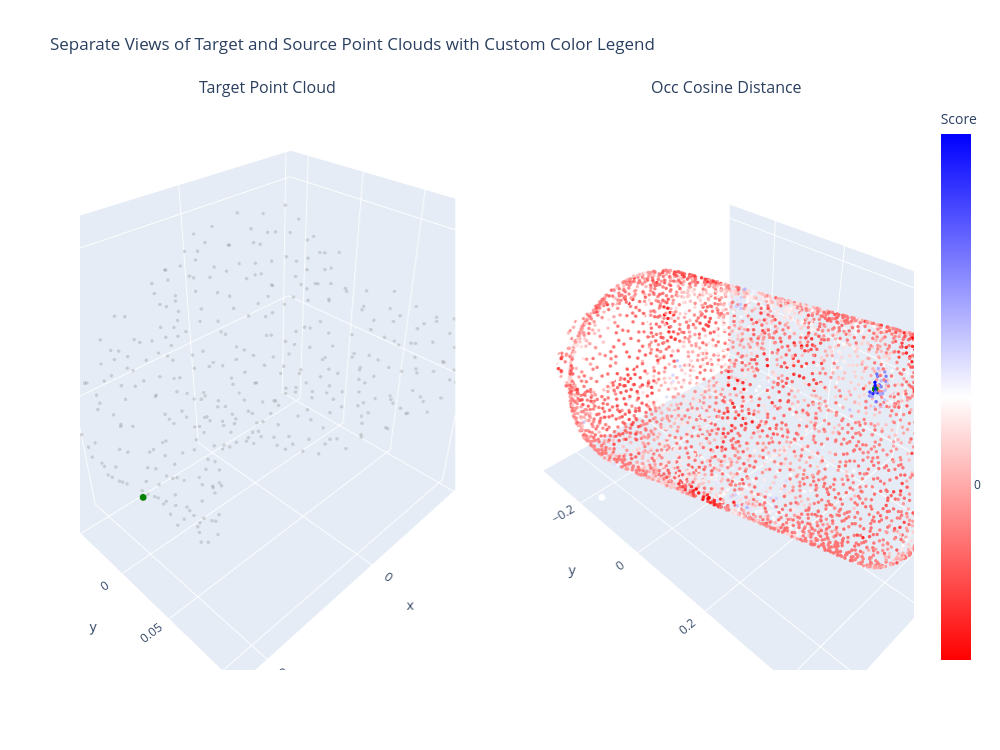

Notebook code for this chart:
### Code cell
selected_occ_scores = ours_occ_scores[0, :, random_t].numpy()
occ_color_scale = (selected_occ_scores + 1) / 2
custom_colorscale = [[0, 'red'], [0.5, 'white'], [1, 'blue']]

# Create a subplot figure with two plots side by side
fig = sp.make_subplots(rows=1, cols=2, subplot_titles=("Target Point Cloud", "Occ Cosine Distance"),
                       specs=[[{'type': 'scatter3d'}, {'type': 'scatter3d'}]])

# Plot target point cloud (trg_pcd) in semi-transparent blue in the first subplot
fig.add_trace(go.Scatter3d(
    x=ours_dict['trg_pcd'][:, 0].numpy(),
    y=ours_dict['trg_pcd'][:, 1].numpy(),
    z=ours_dict['trg_pcd'][:, 2].numpy(),
    mode='markers',
    marker=dict(size=2, color='gray', opacity=0.3),
    name="Target Point Cloud"
), row=1, col=1)

# Highlight selected target point in opaque green in the first subplot
fig.add_trace(go.Scatter3d(
    x=[selected_trg_point[0].item()],
    y=[selected_trg_point[1].item()],
    z=[selected_trg_point[2].item()],
    mode='markers',
    marker=dict(size=4, color='green', opacity=1.0),
    name="Selected Target Point"
), row=1, col=1)

# Highlight selected target point in opaque green in the first subplot
fig.add_trace(go.Scatter3d(
    x=[selected_src_point[0].item()],
    y=[selected_src_point[1].item()],
    z=[selected_src_point[2].item()],
    mode='markers',
    marker=dict(size=4, color='green', opacity=1.0),
    name="Selected Source Point"
), row=1, col=2)

# Plot source point cloud (src_pcd) with interpolated color based on scores in the second subplot
fig.add_trace(go.Scatter3d(
    x=ours_dict['src_pcd'][:, 0].numpy(),
    y=ours_dict['src_pcd'][:, 1].numpy(),
    z=ours_dict['src_pcd'][:, 2].numpy(),
    mode='markers',
    marker=dict(size=2, color=occ_color_scale, colorscale=custom_colorscale, 
                colorbar=dict(title="Score", tickvals=[0, 0.5, 1], ticktext=['-1', '0', '1'])),
    name="Source Point Cloud (Interpolated Scores)"
), row=1, col=2)

# Set layout for better visualization
fig.update_layout(title="Separate Views of Target and Source Point Clouds with Custom Color Legend", showlegend=False)

# Resize layout and show
fig.update_layout(width=1000, height=750)
fig.show()

### Figure 1 — Plotly figure (JSON) as saved in the notebook; plotly's stock layout.template omitted (floating-point values rounded to 4 significant figures; data arrays with more than 128 entries replaced by an {"elided": "..."} marker saying what was removed)
{"data": [{"marker": {"color": "gray", "opacity": 0.3, "size": 2}, "mode": "markers", "name": "Target Point Cloud", "scene": "scene", "type": "scatter3d", "x": {"elided": "380 float values"}, "y": {"elided": "380 float values"}, "z": {"elided": "380 float values"}}, {"marker": {"color": "green", "opacity": 1, "size": 4}, "mode": "markers", "name": "Selected Target Point", "scene": "scene", "type": "scatter3d", "x": [0.104], "y": [0.007641], "z": [0.965]}, {"marker": {"color": "green", "opacity": 1, "size": 4}, "mode": "markers", "name": "Selected Source Point", "scene": "scene2", "type": "scatter3d", "x": [-0.2156], "y": [0.1891], "z": [0.005446]}, {"marker": {"color": {"elided": "4619 float values"}, "colorbar": {"ticktext": ["-1", "0", "1"], "tickvals": [0, 0.5, 1], "title": {"text": "Score"}}, "colorscale": [[0, "red"], [0.5, "white"], [1, "blue"]], "size": 2}, "mode": "markers", "name": "Source Point Cloud (Interpolated Scores)", "scene": "scene2", "type": "scatter3d", "x": {"elided": "4619 float values"}, "y": {"elided": "4619 float values"}, "z": {"elided": "4619 float values"}}], "layout": {"annotations": [{"font": {"size": 16}, "showarrow": false, "text": "Target Point Cloud", "x": 0.225, "xanchor": "center", "xref": "paper", "y": 1, "yanchor": "bottom", "yref": "paper"}, {"font": {"size": 16}, "showarrow": false, "text": "Occ Cosine Distance", "x": 0.775, "xanchor": "center", "xref": "paper", "y": 1, "yanchor": "bottom", "yref": "paper"}], "height": 750, "scene": {"aspectmode": "auto", "aspectratio": {"x": 1.101, "y": 0.8704, "z": 1.043}, "domain": {"x": [0, 0.45], "y": [0, 1]}}, "scene2": {"aspectmode": "auto", "aspectratio": {"x": 0.9046, "y": 1.575, "z": 0.7019}, "domain": {"x": [0.55, 1], "y": [0, 1]}}, "showlegend": false, "title": {"text": "Separate Views of Target and Source Point Clouds with Custom Color Legend"}, "width": 1000}}
